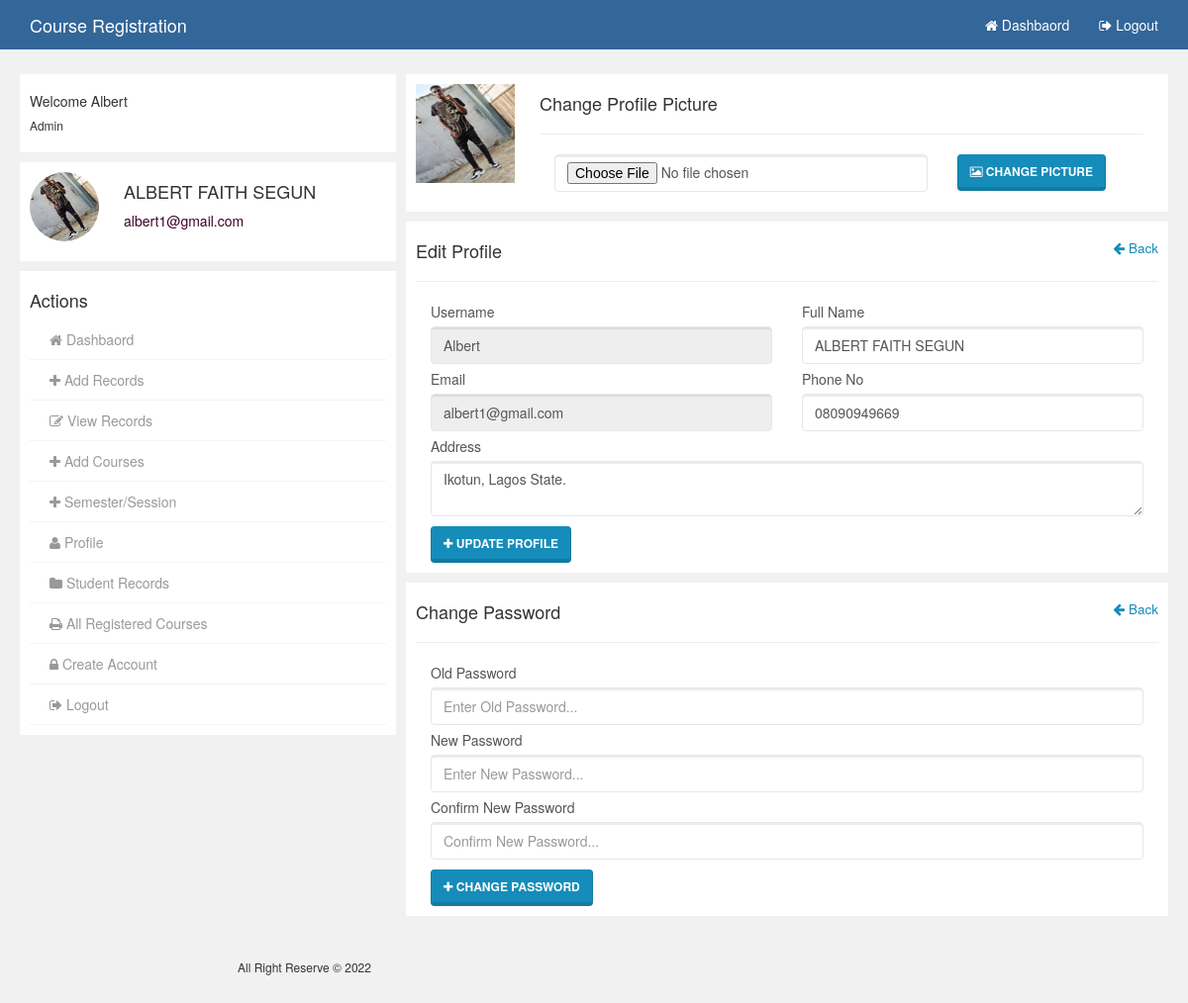
/admin/profile.php (signed in), run on the app's committed database.
### tables this page shows
CREATE TABLE IF NOT EXISTS `tbluser` (
  `username` varchar(50) NOT NULL,
  `fullname` varchar(100) NOT NULL,
  `email` varchar(50) NOT NULL,
  `phone` varchar(50) NOT NULL,
  `address` varchar(500) NOT NULL,
  `password` varchar(255) NOT NULL,
  `picture` varchar(255) NOT NULL,
  `status` varchar(15) NOT NULL,
  `usertype` varchar(15) NOT NULL,
  PRIMARY KEY (`username`)
);

### admin/profile.php (the view, shortened to what this page needs)
<?php
    include_once('includes/config.php');
?>
<!DOCTYPE html>
<html>
<head>
    <link href="../SpryAssets/SpryValidationTextField.css" rel="stylesheet" type="text/css">
</head>
<body>
    <?php include_once('includes/nav.php') ?>
    <section class="container-wrap">
        <div class="container wrap">
            <div class="row">
                <div class="col-md-4 col">
                   <?php include_once('includes/leftside.php'); ?>
                </div>
                <div class="col-md-8 col">
                    <div class="gist-status">
                        <div class="media status-head">
                            <div class="media-left">
                                <a><img class="status-image" src="./uploads/admin_pic/<?php echo $_SESSION['picture']; ?>" width="100" height="100"></a>
                            </div>
                            <div class="media-body">
                                <div class="follow-head">
                                    <div class="col-sm-12">
                                        <h4>Change Profile Picture</h4>
                                        <hr>
                                        <div class="form-group">
                                            <form action="profile.php" method="POST" enctype="multipart/form-data">
                                                <div class="col-sm-8">
                                                    <input type="file" name="user_pix" class="form-control">
                                                </div>
                                                <div class="col-sm-4">
                                                    <button class="btn btn-primary" type="submit" name="btn_update_picture"><i class="fa fa-image"></i>   Change Picture</button>
                                                </div>
                                            </form>
                                        </div>
                                    </div>
                                </div>
                            </div>
                        </div>
                    </div>
                    <div class="gist-status">
                        <div class="row" style="margin: 0px;">
                            <h4>Edit Profile<small><a href="dashboard.php"><span class="pull-right"><i class="fa fa-arrow-left"></i>   Back</span></a></small></h4>
                            <hr>
                            <div class="form-group">
                                <form action="profile.php" method="POST">
                                    <?php
                                    $sql = "SELECT * FROM tbluser WHERE username = '{$_SESSION['username']}' ";
                                    $query_result = mysqli_query($conn, $sql);
                                    $result = mysqli_num_rows($query_result);
                                    if($result > 0){
                                        while($row = mysqli_fetch_array($query_result)){
                                    ?>
                                    <div class="col-sm-6">
                                        <div class="form-body">
                                            <span id="sprytextfield1">
                                              <label for="username">Username</label>
                                              <input type="text" name="username" id="username" class="form-control" placeholder="Enter Username..." value="<?php echo $row['username']; ?>" readonly>
                                            </span>
                                        </div>
                                    </div>
                                    <div class="col-sm-6">
                                        <div class="form-body">
                                            <span id="sprytextfield2">
                                                <label for="fullname">Full Name</label>
                                                <input type="text" name="fullname" id="fullname" class="form-control" placeholder="Enter Fullname..." value="<?php echo $row['fullname']; ?>">
                                            </span>
                                        </div>
                                    </div>
                                    <div class="col-sm-6">
                                        <div class="form-body">
                                            <span id="sprytextfield3">
                                                <label for="email">Email</label>
                                                <input type="email" name="email" id="email" class="form-control" placeholder="Enter Email..." value="<?php echo $row['email']; ?>" readonly>
                                            </span>
                                        </div>
                                    </div>
                                    <div class="col-sm-6">
                                        <div class="form-body">
                                            <label for="phone">Phone No</label>
                                            <input type="text" name="phone" id="phone" class="form-control" maxlength="11" placeholder="Enter Phone No..." value="<?php echo $row['phone']; ?>">
                                        </div>
                                    </div>
                                    <div class="col-sm-12">
                                        <div class="form-body">
                                            <label for="address">Address</label>
                                            <textarea type="text" name="address" id="address" class="form-control" placeholder="Enter Address..." ><?php echo $row['address']; ?></textarea>
                                        </div>
                                    </div>
                                    <?php
                                        }
                                    }
                                    ?>
                                    <div class="col-sm-12">
                                        <button style="margin-top: 5px;" class="btn btn-primary" type="submit" name="btn_update"><i class="fa fa-plus"></i> Update Profile</button>
                                    </div>
                            </form>
                        </div>
                    </div>
                </div>
                    <div class="gist-status">
                        <div class="row" style="margin: 0px;">
                            <h4>Change Password<small><a href="dashboard.php"><span class="pull-right"><i class="fa fa-arrow-left"></i>   Back</span></a></small></h4>
                            <hr>
                            <div class="form-group">
                                <form action="profile.php" method="POST">
                                    <div class="col-sm-12">
                                        <div class="form-body">
                                            <span id="sprytextfield4">
                                              <label for="oldpassword">Old Password</label>
                                              <input type="password" name="oldpassword" id="oldpassword" class="form-control" placeholder="Enter Old Password...">
                                            </span>
                                        </div>
                                    </div>
                                    <div class="col-sm-12">
                                        <div class="form-body">
                                            <span id="sprytextfield5">
                                              <label for="password">New Password</label>
                                              <input type="password" name="password" id="password" class="form-control" placeholder="Enter New Password...">
                                            </span>
                                        </div>
                                    </div>
                                    <div class="col-sm-12">
                                        <div class="form-body">
                                            <span id="sprytextfield6">
                                              <label for="password2">Confirm New Password</label>
                                              <input type="password" name="password2" id="password2" class="form-control" placeholder="Confirm New Password...">
                                            </span>
                                        </div>
                                    </div>
                                    <div class="col-sm-12">
                                        <button style="margin-top: 5px;" class="btn btn-primary" type="submit" name="btn_update_password"><i class="fa fa-plus"></i> Change Password</button>
                                    </div>
                            </form>
                        </div>
                    </div>
                </div>
            </div>
        </div>
    </section>
    <?php include_once('includes/footer.php') ?>
</body>
</html>

### assets/css/user.css (style rules this page uses)
body { background:rgb(241,241,241); }
.container-wrap { margin-top: 70px; }
.col { padding:5px; }
div.media.status-head { margin-bottom:10px; }
.gist-status { padding:10px; background:#fff; margin-bottom: 10px; }
.status-image { padding:0px; }
.follow-head { overflow:hidden; }
.form-body { margin-bottom:5px; }

### data on the page
tbluser: username "Albert", fullname "ALBERT FAITH SEGUN", email "albert1@gmail.com", phone "08090949669", address "Ikotun, Lagos State."

### other printed values
$_SESSION['username'] "Albert"
$_SESSION['fullname'] "ALBERT FAITH SEGUN"
$_SESSION['email'] "albert1@gmail.com"
